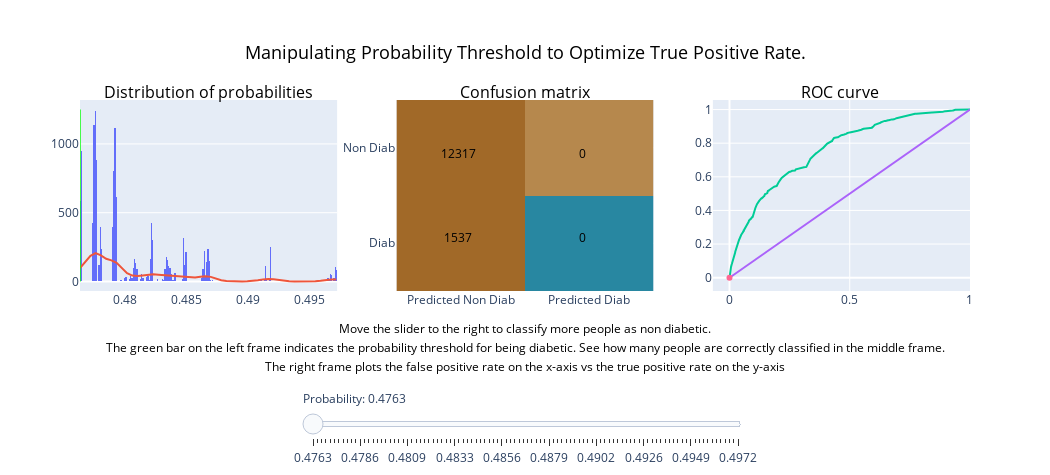

Notebook source saved alongside this figure:
### Code cell
fig = make_subplots(1, 3)

fig.update_layout(go.Layout(height=475,
                            width=1050,
                            showlegend=False),
                  annotations=(go.layout.Annotation(text='{}'.format(confusion[0][1]),
                                                    x=.565,
                                                    y=.775,
                                                    showarrow=False,
                                                    font=dict(color='black'),
                                                    xref='paper',
                                                    yref='paper',
                                                    ),
                                go.layout.Annotation(text='{}'.format(confusion[0][0]),
                                                    x=.425,
                                                    y=.775,
                                                    showarrow=False,
                                                    font=dict(color='black'),
                                                    xref='paper',
                                                    yref='paper',
                                                    ),
                                go.layout.Annotation(text='{}'.format(confusion[1][0]),
                                                    x=.425,
                                                    y=.225,
                                                    showarrow=False,
                                                    font=dict(color='black'),
                                                    xref='paper',
                                                    yref='paper',
                                                    ),
                                go.layout.Annotation(text='{}'.format(confusion[1][1]),
                                                    x=.565,
                                                    y=.225,
                                                    showarrow=False,
                                                    font=dict(color='black'),
                                                    xref='paper',
                                                    yref='paper',
                                                    ),
                               go.layout.Annotation(text='Distribution of probabilities',
                                                    x=0.025,
                                                    y=1.11,
                                                    showarrow=False,
                                                    font=dict(color='black',
                                                              size=16),
                                                    xref='paper',
                                                    yref='paper'
                                                    ),
                               go.layout.Annotation(text='Confusion matrix',
                                                    x=.5,
                                                    y=1.11,
                                                    showarrow=False,
                                                    font=dict(color='black',
                                                              size=16),
                                                    xref='paper',
                                                    yref='paper'
                                                    ),
                               go.layout.Annotation(text='ROC curve',
                                                    x=.9,
                                                    y=1.11,
                                                    showarrow=False,
                                                    font=dict(color='black',
                                                              size=16),
                                                    xref='paper',
                                                    yref='paper'
                                                    ),
                               go.layout.Annotation(text='Manipulating Probability Threshold to Optimize True Positive Rate.',
                                                    x=.5,
                                                    y=1.325,
                                                    showarrow=False,
                                                    font=dict(color='black',
                                                              size=18),
                                                    xref='paper',
                                                    yref='paper'
                                                    ),
                               go.layout.Annotation(text='Move the slider to the right to classify more people as non diabetic.',
                                                    x=.5,
                                                    y=-.25,
                                                    showarrow=False,
                                                    font=dict(color='black',
                                                              size=12),
                                                    xref='paper',
                                                    yref='paper'
                                                    ),
                               go.layout.Annotation(text='The green bar on the left frame indicates the probability threshold for being diabetic. See how many people are correctly classified in the middle frame.',
                                                    x=.5,
                                                    y=-.35,
                                                    showarrow=False,
                                                    font=dict(color='black',
                                                              size=12),
                                                    xref='paper',
                                                    yref='paper'
                                                    ),
                               go.layout.Annotation(text='The right frame plots the false positive rate on the x-axis vs the true positive rate on the y-axis',
                                                    x=.5,
                                                    y=-.45,
                                                    showarrow=False,
                                                    font=dict(color='black',
                                                              size=12),
                                                    xref='paper',
                                                    yref='paper'
                                                    ),
                              )
                 )
                  
# Make histogram portion of distplot.
hist = go.Histogram(x=hist_data,
                    xbins={'start': min(hist_data), 
                           'size': .0001, 
                           'end': max(hist_data)})

# Make probability distribution function portion of distplot.
dist = go.Scatter(x=np.linspace(min(hist_data),
                                  max(hist_data)), 
                  y=y)

# Add them to fig3.
fig.add_trace(hist,
              row=1,
              col=1)

fig.add_trace(dist,
              row=1,
              col=1)

# Add traces for ROC curve
fig.add_trace(go.Scatter(x=roc['fpr'],
                         y=roc['tpr'],
                         visible=True),
              row=1,
              col=3)

# Add trace for baseline ROC curve.
x=np.linspace(0, 1, 100)
fig.add_trace(go.Scatter(x=x,
                         y=x,
                         visible=True),
              row=1,
              col=3)

# Generate list of probabilities.
line_space = np.linspace(min(hist_data), max(hist_data), 100)

# Generate traces for slider animation.
for i, step in enumerate(line_space):
    # Add virticle line to distplot at each probability point.
    fig.add_trace(go.Scatter(mode='lines',
                             line=dict(color='#0fff10',
                                       width=1.5),
                             x=[step, step],
                             y=[0, 1250],
                             connectgaps=True,
                             visible=False),
                  row=1,
                  col=1)
    
    # Create new confusion matrix with current probability threshold.
    y_pred = np.array(hist_data) > step
    confusion = confusion_matrix(y_true, y_pred)
    
    # Add new heatmap for each probability threshold.
    fig.add_trace(go.Heatmap(z=confusion,
                             x=['Predicted Non Diab', 'Predicted Diab'],
                             y=['Diab', 'Non Diab'],
                             colorscale='earth',
                             visible=False,
                             showscale=False),
                   row=1,
                   col=2)
    
    # Add a point along ROC curve for each probability threshold.
    # len(roc) is 12 times longer than len(line_space).
    # Plot every 12th value in roc for each step.
    j = i * 12
    fig.add_trace(go.Scatter(x=[roc['fpr'].iloc[j]],
                             y=[roc['tpr'].iloc[j]],
                             visible=False),
                   row=1,
                   col=3)

# Make starting traces visible.
fig.data[4].visible = True
fig.data[5].visible = True
fig.data[6].visible = True

#List all confusion matrix outputs for annotating heatmap with slider.
al, bl, cl, dl = [], [], [], []
for j in line_space:
    y_pred = np.array(hist_data) > j
    confusion = confusion_matrix(y_true, y_pred)
    al.append(confusion[0][1])
    bl.append(confusion[0][0])
    cl.append(confusion[1][0])
    dl.append(confusion[1][1])

# Make steps for slider.
steps = []
for i, x, a, b, c, d in zip(range(1, 101), line_space, al, bl, cl, dl):
    step = dict(method='update',
                value=x,
                label='{:.4f}'.format(x),
                # We want to make visible three traces per step.
                # Traces we want are from index 4 - 304.
                # The traces are grouped in threes, i.e. 4-6, 7-9.
                # For each step, create a binary list with `True` at the indexes we want to be visible.
                args=[{'visible': [True if t in range(4) or t in range(i * 3, (i * 3) + 3) else False for t in range(len(fig.data))]},
                      {'annotations[0].text': a,
                       'annotations[1].text': b,
                       'annotations[2].text': c,
                       'annotations[3].text': d}
                     ])
    steps.append(step)

# Add slider to layout.
sliders = [go.layout.Slider(active=0,
                            steps=steps,
                            y=-.4,
                            x=.25,
                            currentvalue=dict(prefix="Probability: "),
                            lenmode='fraction',
                            len=.5)]

fig.layout.sliders = sliders

# Save to chart_studio.
# py.iplot(fig, filename='dist-heat-roc-slider-h')

# Display chart.
fig
